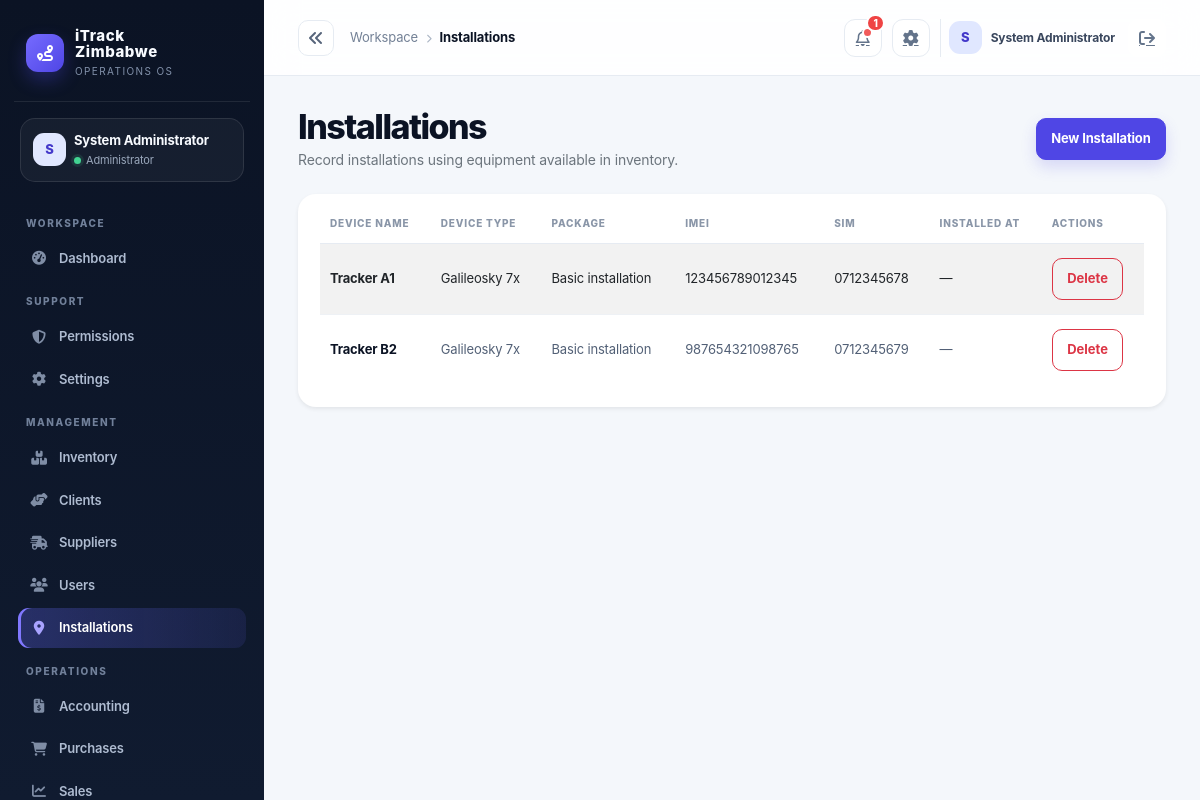
The app's page /index.php?controller=gps (signed in) with its own data.
### tables this page shows
CREATE TABLE IF NOT EXISTS gps_devices (
  id INT AUTO_INCREMENT PRIMARY KEY,
  device_name VARCHAR(150) NOT NULL,
  device_type VARCHAR(80) NOT NULL DEFAULT 'Galileosky 7x',
  package_type VARCHAR(100) NOT NULL DEFAULT 'Basic installation',
  imei VARCHAR(100) NOT NULL UNIQUE,
  serial VARCHAR(100),
  sim_number VARCHAR(50),
  tracker_product_id INT NULL,
  fls_product_id INT NULL,
  camera_product_id INT NULL,
  sim_product_id INT NULL,
  fls_serial VARCHAR(100),
  camera_serial VARCHAR(100),
  status VARCHAR(50) NOT NULL DEFAULT 'available',
  installed_at DATETIME NULL,
  created_at TIMESTAMP DEFAULT CURRENT_TIMESTAMP
);

### app/controllers/GPSController.php (called while the page is built, shortened)
<?php
class GPSController extends Controller
{
    private GPSDevice $gpsModel;
    public function __construct()
    {
        $this->gpsModel = new GPSDevice();
    }
    public function index(): void
    {
        $this->view('gps/index', [
            'title' => 'Installations',
            'devices' => $this->gpsModel->all(),
        ]);
    }
}

### public/index.php (called while the page is built, shortened)
<?php
$uri = $_SERVER['REQUEST_URI'] ?? '/';
$controllerKey = $_GET['controller'] ?? null;
$actionKey = $_GET['action'] ?? null;
$route = $controllerKey ? [
    'controller' => ucfirst($controllerKey) . 'Controller',
    'action' => $actionKey ?? 'index',
] : Router::route($uri);
$actionName = $route['action'];
$controller = new $controllerName();
$controller->$actionName();

### app/core/Model.php (called while the page is built, shortened)
<?php
require_once dirname(__DIR__) . '/config/database.php';
abstract class Model
{
    protected PDO $db;
    public function __construct()
    {
        $this->db = Database::getInstance();
    }
    protected function fetchAll(string $sql, array $params = []): array
    {
        $stmt = $this->db->prepare($sql);
        $stmt->execute($params);
        return $stmt->fetchAll();
    }
    protected function execute(string $sql, array $params = []): int
    {
        $stmt = $this->db->prepare($sql);
        $stmt->execute($params);
        return $stmt->rowCount();
    }
}

### app/config/env.php (called while the page is built, shortened)
<?php
function loadEnv(): array
{
    static $loaded = null;
    if ($loaded !== null) {
        return $loaded;
    }
    $loaded = [];
    $envPath = dirname(__DIR__, 2) . '/.env';
    if (!is_readable($envPath)) {
        return $loaded;
    }
    return $loaded;
}
function env(string $key, $default = null)
{
    $vars = loadEnv();
    $value = getenv($key);
    return $value !== false ? $value : $default;
}

### app/config/app.php (called while the page is built)
<?php
require_once __DIR__ . '/env.php';
return [
    'app_name' => env('APP_NAME', 'iTrack Zimbabwe'),
    'environment' => strtolower((string) env('APP_ENV', 'development')),
    'db_driver' => strtolower((string) env('DB_DRIVER', 'auto')),
    'db_sqlite_path' => (string) env('DB_SQLITE_PATH', dirname(__DIR__, 2) . '/storage/itrack.sqlite'),
    'allow_registration' => filter_var(env('APP_ALLOW_REGISTRATION', !in_array(strtolower((string) env('APP_ENV', 'development')), ['prod', 'production'], true)), FILTER_VALIDATE_BOOLEAN),
    'session_secure' => filter_var(env('APP_SESSION_SECURE', false), FILTER_VALIDATE_BOOLEAN),
    'mail_from' => env('MAIL_FROM', 'no-reply@localhost'),
    'public_url' => rtrim((string) env('APP_PUBLIC_URL', ''), '/'),
    'debug' => filter_var(env('APP_DEBUG', false), FILTER_VALIDATE_BOOLEAN),
    'base_url' => env('APP_BASE_URL', '/itrack-zimbabwe'),
    'db' => [
        'host' => env('DB_HOST', '127.0.0.1'),
        'port' => env('DB_PORT', '3306'),
        'name' => env('DB_NAME', 'itrack_zimbabwe'),
        'user' => env('DB_USER', 'root'),
        'pass' => env('DB_PASS', ''),
    ],
    'session_name' => env('SESSION_NAME', 'itrack_session'),
    'csrf_token_name' => env('CSRF_TOKEN_NAME', 'csrf_token'),
    'upload_dir' => env('UPLOAD_DIR', dirname(__DIR__, 1) . '/uploads'),
    'openrouter_api_key' => env('OPENROUTER_API_KEY', ''),
    'openrouter_model' => env('OPENROUTER_MODEL', 'openrouter/free'),
];

### app/config/database.php (called while the page is built, shortened)
<?php
require_once dirname(__DIR__) . '/config/app.php';
class Database
{
    private static ?PDO $instance = null;
    public static function getInstance(): PDO
    {
        if (self::$instance === null) {
            $config = require dirname(__DIR__) . '/config/app.php';
            $mysqlEnabled = extension_loaded('pdo_mysql');
            if ($config['db_driver'] === 'sqlite') {
                self::$instance = self::createSqliteInstance($config);
            } elseif ($config['db_driver'] === 'mysql' || ($config['db_driver'] === 'auto' && $mysqlEnabled)) {
                try {
                    $dsn = sprintf('mysql:host=%s;port=%s;dbname=%s;charset=utf8mb4', $config['db']['host'], $config['db']['port'], $config['db']['name']);
                    self::$instance = new PDO($dsn, $config['db']['user'], $config['db']['pass'], [
                        PDO::ATTR_ERRMODE => PDO::ERRMODE_EXCEPTION,
                        PDO::ATTR_DEFAULT_FETCH_MODE => PDO::FETCH_ASSOC,
                        PDO::ATTR_EMULATE_PREPARES => false,
                    ]);
                } catch (PDOException $exception) {
                    if ($config['environment'] === 'production' || $config['db_driver'] === 'mysql') {
                        throw new RuntimeException('Unable to connect to the configured MySQL database.', 0, $exception);
                    }
                    self::$instance = self::createSqliteInstance($config);
                }
            } else {
                if ($config['environment'] === 'production' && $config['db_driver'] !== 'sqlite') {
                    throw new RuntimeException('Production requires DB_DRIVER=mysql or an explicit DB_DRIVER=sqlite configuration.');
                }
                self::$instance = self::createSqliteInstance($config);
            }
        }
        return self::$instance;
    }
}

### app/models/GPSDevice.php (called while the page is built, shortened)
<?php
require_once dirname(__DIR__) . '/core/Model.php';
class GPSDevice extends Model
{
    public function all(): array
    {
        return $this->fetchAll('SELECT * FROM gps_devices ORDER BY device_name ASC');
    }
}

### app/views/gps/index.php (the view, shortened to what this page needs)
<div class="d-flex justify-content-between align-items-center mb-4">
    <div><h2 class="h4 mb-1">Installations</h2><p class="text-secondary small mb-0">Record installations using equipment available in inventory.</p></div>
    <a class="btn btn-primary" href="/index.php?controller=gps&action=create">New Installation</a>
</div>
<div class="card shadow-sm border-0">
    <div class="card-body">
        <div class="table-responsive">
            <table class="table table-striped align-middle">
                <thead>
                    <tr>
                        <th>Device Name</th>
                        <th>Device Type</th>
                        <th>Package</th>
                        <th>IMEI</th>
                        <th>SIM</th>
                        <th>Installed At</th>
                        <th>Actions</th>
                    </tr>
                </thead>
                <tbody>
                    <?php foreach ($devices as $device): ?>
                        <tr>
                            <td><?= htmlspecialchars($device['device_name'] ?? '') ?></td>
                            <td><?= htmlspecialchars($device['device_type'] ?? '—') ?></td>
                            <td><?= htmlspecialchars($device['package_type'] ?? '—') ?></td>
                            <td><?= htmlspecialchars($device['imei'] ?? '') ?></td>
                            <td><?= htmlspecialchars($device['sim_number'] ?? '') ?></td>
                            <td><?= htmlspecialchars($device['installed_at'] ?? '—') ?></td>
                            <td>
                                <form method="post" action="/index.php?controller=gps&action=delete" class="d-inline" data-confirm="Delete this device?">
                                    <button class="btn btn-sm btn-outline-danger" type="submit">Delete</button>
                                </form>
                            </td>
                        </tr>
                    <?php endforeach; ?>
                </tbody>
            </table>
        </div>
    </div>
</div>

### app/views/layouts/main.php (style rules this page uses)
:root { --ink:#0b1324; --ink-2:#111d33; --muted:#738096; --line:#e6ebf2; --canvas:#f4f7fb; --card:#fff; --brand:#4f46e5; --brand-2:#6d5dfc; --mint:#13b981; --amber:#f59e0b; --danger:#e25555; --shadow:0 16px 40px rgba(15,23,42,.06); }
* { box-sizing:border-box; }
body { background:var(--canvas); color:var(--ink); margin:0; font-family:Inter,ui-sans-serif,system-ui,-apple-system,"Segoe UI",sans-serif; letter-spacing:-.01em; }
a { color:inherit; }
main h2.h4 { font-size:clamp(25px,3vw,34px); font-weight:800; letter-spacing:-.045em; line-height:1.1; }
main > .d-flex.justify-content-between { margin-bottom:24px !important; }
.card { border:1px solid var(--line); border-radius:18px; background:var(--card); box-shadow:var(--shadow); }
.card .card-body { padding:22px; }
.btn { border-radius:10px; font-weight:700; font-size:13px; padding:.63rem .9rem; }
.btn-primary { background:var(--brand); border-color:var(--brand); box-shadow:0 7px 15px rgba(79,70,229,.18); }
.table { margin:0; font-size:13px; }
.table thead th { color:#8a96a8; border-bottom:1px solid var(--line); text-transform:uppercase; letter-spacing:.08em; font-size:10px; font-weight:800; padding:0 10px 12px; white-space:nowrap; }
.table tbody td { padding:14px 10px; border-color:#eef1f5; color:#526076; vertical-align:middle; }
.table tbody tr:last-child td { border-bottom:0; }
.table tbody td:first-child { color:var(--ink); font-weight:750; }
.table-striped>tbody>tr:nth-of-type(odd)>* { --bs-table-accent-bg:#fafbfe; color:inherit; }
.table-responsive { border-radius:12px; }

### records on screen
gps_devices: device_name "Tracker A1", device_type "Galileosky 7x", package_type "Basic installation", imei "123456789012345", sim_number "0712345678", installed_at "—"
gps_devices: device_name "Tracker B2", device_type "Galileosky 7x", package_type "Basic installation", imei "987654321098765", sim_number "0712345679", installed_at "—"

### other values on screen
$initials "S"
$user['name'] "System Administrator"
$role "Administrator"
$group "WORKSPACE"
$item['label'] "Dashboard"
$group "SUPPORT"
$item['label'] "Permissions"
$item['label'] "Settings"
$group "MANAGEMENT"
$item['label'] "Inventory"
$item['label'] "Clients"
$item['label'] "Suppliers"
$item['label'] "Users"
$item['label'] "Installations"
$group "OPERATIONS"
